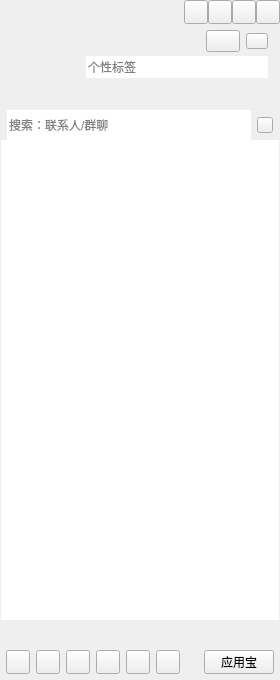
<?xml version="1.0" encoding="UTF-8"?>
<ui version="4.0">
 <class>CCMainWindowClass</class>
 <widget class="QWidget" name="CCMainWindowClass">
  <property name="geometry">
   <rect>
    <x>0</x>
    <y>0</y>
    <width>280</width>
    <height>680</height>
   </rect>
  </property>
  <property name="minimumSize">
   <size>
    <width>280</width>
    <height>680</height>
   </size>
  </property>
  <property name="windowTitle">
   <string>CCMainWindow</string>
  </property>
  <layout class="QVBoxLayout" name="verticalLayout_6">
   <property name="spacing">
    <number>0</number>
   </property>
   <property name="leftMargin">
    <number>0</number>
   </property>
   <property name="topMargin">
    <number>0</number>
   </property>
   <property name="rightMargin">
    <number>0</number>
   </property>
   <property name="bottomMargin">
    <number>0</number>
   </property>
   <item>
    <widget class="QWidget" name="titleWidget" native="true">
     <property name="sizePolicy">
      <sizepolicy hsizetype="Expanding" vsizetype="Preferred">
       <horstretch>0</horstretch>
       <verstretch>0</verstretch>
      </sizepolicy>
     </property>
     <property name="titleskin" stdset="0">
      <bool>true</bool>
     </property>
     <layout class="QVBoxLayout" name="verticalLayout_2">
      <property name="spacing">
       <number>0</number>
      </property>
      <property name="leftMargin">
       <number>0</number>
      </property>
      <property name="topMargin">
       <number>0</number>
      </property>
      <property name="rightMargin">
       <number>0</number>
      </property>
      <property name="bottomMargin">
       <number>0</number>
      </property>
      <item>
       <layout class="QHBoxLayout" name="horizontalLayout">
        <property name="spacing">
         <number>0</number>
        </property>
        <property name="leftMargin">
         <number>12</number>
        </property>
        <item>
         <widget class="QLabel" name="titleIcon">
          <property name="sizePolicy">
           <sizepolicy hsizetype="Fixed" vsizetype="Fixed">
            <horstretch>0</horstretch>
            <verstretch>0</verstretch>
           </sizepolicy>
          </property>
          <property name="minimumSize">
           <size>
            <width>42</width>
            <height>18</height>
           </size>
          </property>
          <property name="maximumSize">
           <size>
            <width>42</width>
            <height>18</height>
           </size>
          </property>
          <property name="text">
           <string/>
          </property>
         </widget>
        </item>
        <item>
         <spacer name="horizontalSpacer">
          <property name="orientation">
           <enum>Qt::Orientation::Horizontal</enum>
          </property>
          <property name="sizeHint" stdset="0">
           <size>
            <width>40</width>
            <height>20</height>
           </size>
          </property>
         </spacer>
        </item>
        <item>
         <widget class="QPushButton" name="placehold1">
          <property name="sizePolicy">
           <sizepolicy hsizetype="Fixed" vsizetype="Fixed">
            <horstretch>0</horstretch>
            <verstretch>0</verstretch>
           </sizepolicy>
          </property>
          <property name="minimumSize">
           <size>
            <width>24</width>
            <height>24</height>
           </size>
          </property>
          <property name="maximumSize">
           <size>
            <width>24</width>
            <height>24</height>
           </size>
          </property>
          <property name="text">
           <string/>
          </property>
         </widget>
        </item>
        <item>
         <widget class="QPushButton" name="placehold2">
          <property name="sizePolicy">
           <sizepolicy hsizetype="Fixed" vsizetype="Fixed">
            <horstretch>0</horstretch>
            <verstretch>0</verstretch>
           </sizepolicy>
          </property>
          <property name="minimumSize">
           <size>
            <width>24</width>
            <height>24</height>
           </size>
          </property>
          <property name="maximumSize">
           <size>
            <width>24</width>
            <height>24</height>
           </size>
          </property>
          <property name="text">
           <string/>
          </property>
         </widget>
        </item>
        <item>
         <widget class="QPushButton" name="sysmin">
          <property name="sizePolicy">
           <sizepolicy hsizetype="Fixed" vsizetype="Fixed">
            <horstretch>0</horstretch>
            <verstretch>0</verstretch>
           </sizepolicy>
          </property>
          <property name="minimumSize">
           <size>
            <width>24</width>
            <height>24</height>
           </size>
          </property>
          <property name="maximumSize">
           <size>
            <width>24</width>
            <height>24</height>
           </size>
          </property>
          <property name="text">
           <string/>
          </property>
         </widget>
        </item>
        <item>
         <widget class="QPushButton" name="sysclose">
          <property name="sizePolicy">
           <sizepolicy hsizetype="Fixed" vsizetype="Fixed">
            <horstretch>0</horstretch>
            <verstretch>0</verstretch>
           </sizepolicy>
          </property>
          <property name="minimumSize">
           <size>
            <width>24</width>
            <height>24</height>
           </size>
          </property>
          <property name="maximumSize">
           <size>
            <width>24</width>
            <height>24</height>
           </size>
          </property>
          <property name="text">
           <string/>
          </property>
         </widget>
        </item>
       </layout>
      </item>
      <item>
       <layout class="QHBoxLayout" name="horizontalLayout_3">
        <property name="leftMargin">
         <number>12</number>
        </property>
        <property name="topMargin">
         <number>6</number>
        </property>
        <property name="rightMargin">
         <number>12</number>
        </property>
        <property name="bottomMargin">
         <number>6</number>
        </property>
        <item>
         <widget class="QLabel" name="headLabel">
          <property name="sizePolicy">
           <sizepolicy hsizetype="Fixed" vsizetype="Fixed">
            <horstretch>0</horstretch>
            <verstretch>0</verstretch>
           </sizepolicy>
          </property>
          <property name="minimumSize">
           <size>
            <width>68</width>
            <height>68</height>
           </size>
          </property>
          <property name="maximumSize">
           <size>
            <width>68</width>
            <height>68</height>
           </size>
          </property>
          <property name="text">
           <string/>
          </property>
         </widget>
        </item>
        <item>
         <layout class="QVBoxLayout" name="verticalLayout">
          <property name="spacing">
           <number>4</number>
          </property>
          <item>
           <layout class="QHBoxLayout" name="horizontalLayout_2">
            <property name="spacing">
             <number>6</number>
            </property>
            <item>
             <widget class="QLabel" name="nameLabel">
              <property name="sizePolicy">
               <sizepolicy hsizetype="Expanding" vsizetype="Fixed">
                <horstretch>0</horstretch>
                <verstretch>0</verstretch>
               </sizepolicy>
              </property>
              <property name="minimumSize">
               <size>
                <width>0</width>
                <height>22</height>
               </size>
              </property>
              <property name="maximumSize">
               <size>
                <width>16777215</width>
                <height>22</height>
               </size>
              </property>
              <property name="styleSheet">
               <string notr="true">color:rgb(255, 255, 255);
font:75 12pt &quot;微软雅黑&quot;;
</string>
              </property>
              <property name="text">
               <string/>
              </property>
             </widget>
            </item>
            <item>
             <widget class="QPushButton" name="stausBtn">
              <property name="sizePolicy">
               <sizepolicy hsizetype="Fixed" vsizetype="Fixed">
                <horstretch>0</horstretch>
                <verstretch>0</verstretch>
               </sizepolicy>
              </property>
              <property name="minimumSize">
               <size>
                <width>34</width>
                <height>22</height>
               </size>
              </property>
              <property name="maximumSize">
               <size>
                <width>34</width>
                <height>22</height>
               </size>
              </property>
              <property name="text">
               <string/>
              </property>
              <property name="hasborder" stdset="0">
               <bool>true</bool>
              </property>
             </widget>
            </item>
            <item>
             <widget class="QPushButton" name="levelBtn">
              <property name="sizePolicy">
               <sizepolicy hsizetype="Fixed" vsizetype="Fixed">
                <horstretch>0</horstretch>
                <verstretch>0</verstretch>
               </sizepolicy>
              </property>
              <property name="minimumSize">
               <size>
                <width>22</width>
                <height>16</height>
               </size>
              </property>
              <property name="maximumSize">
               <size>
                <width>22</width>
                <height>16</height>
               </size>
              </property>
              <property name="text">
               <string/>
              </property>
              <property name="hasborder" stdset="0">
               <bool>true</bool>
              </property>
             </widget>
            </item>
           </layout>
          </item>
          <item>
           <widget class="QLineEdit" name="lineEdit">
            <property name="minimumSize">
             <size>
              <width>0</width>
              <height>22</height>
             </size>
            </property>
            <property name="maximumSize">
             <size>
              <width>16777215</width>
              <height>22</height>
             </size>
            </property>
            <property name="frame">
             <bool>false</bool>
            </property>
            <property name="placeholderText">
             <string>个性标签</string>
            </property>
           </widget>
          </item>
          <item>
           <widget class="QWidget" name="appWidget" native="true">
            <property name="sizePolicy">
             <sizepolicy hsizetype="Expanding" vsizetype="Fixed">
              <horstretch>0</horstretch>
              <verstretch>0</verstretch>
             </sizepolicy>
            </property>
            <property name="minimumSize">
             <size>
              <width>0</width>
              <height>22</height>
             </size>
            </property>
            <property name="maximumSize">
             <size>
              <width>16777215</width>
              <height>22</height>
             </size>
            </property>
           </widget>
          </item>
         </layout>
        </item>
       </layout>
      </item>
     </layout>
    </widget>
   </item>
   <item>
    <widget class="QWidget" name="widget" native="true">
     <property name="sizePolicy">
      <sizepolicy hsizetype="Expanding" vsizetype="Expanding">
       <horstretch>0</horstretch>
       <verstretch>0</verstretch>
      </sizepolicy>
     </property>
     <layout class="QVBoxLayout" name="verticalLayout_4">
      <property name="spacing">
       <number>0</number>
      </property>
      <property name="leftMargin">
       <number>1</number>
      </property>
      <property name="topMargin">
       <number>0</number>
      </property>
      <property name="rightMargin">
       <number>1</number>
      </property>
      <property name="bottomMargin">
       <number>0</number>
      </property>
      <item>
       <widget class="QWidget" name="searchWidget" native="true">
        <property name="sizePolicy">
         <sizepolicy hsizetype="Expanding" vsizetype="Fixed">
          <horstretch>0</horstretch>
          <verstretch>0</verstretch>
         </sizepolicy>
        </property>
        <property name="minimumSize">
         <size>
          <width>0</width>
          <height>30</height>
         </size>
        </property>
        <property name="maximumSize">
         <size>
          <width>16777215</width>
          <height>30</height>
         </size>
        </property>
        <layout class="QHBoxLayout" name="horizontalLayout_4">
         <property name="spacing">
          <number>6</number>
         </property>
         <property name="leftMargin">
          <number>6</number>
         </property>
         <property name="topMargin">
          <number>0</number>
         </property>
         <property name="rightMargin">
          <number>6</number>
         </property>
         <property name="bottomMargin">
          <number>0</number>
         </property>
         <item>
          <widget class="QLineEdit" name="searchLineEdit">
           <property name="minimumSize">
            <size>
             <width>0</width>
             <height>30</height>
            </size>
           </property>
           <property name="maximumSize">
            <size>
             <width>16777215</width>
             <height>30</height>
            </size>
           </property>
           <property name="frame">
            <bool>false</bool>
           </property>
           <property name="placeholderText">
            <string>搜索：联系人/群聊</string>
           </property>
          </widget>
         </item>
         <item>
          <widget class="QPushButton" name="searchBtn">
           <property name="sizePolicy">
            <sizepolicy hsizetype="Fixed" vsizetype="Fixed">
             <horstretch>0</horstretch>
             <verstretch>0</verstretch>
            </sizepolicy>
           </property>
           <property name="minimumSize">
            <size>
             <width>16</width>
             <height>16</height>
            </size>
           </property>
           <property name="maximumSize">
            <size>
             <width>16</width>
             <height>16</height>
            </size>
           </property>
           <property name="text">
            <string/>
           </property>
          </widget>
         </item>
        </layout>
       </widget>
      </item>
      <item>
       <widget class="QScrollArea" name="scrollArea">
        <property name="frameShape">
         <enum>QFrame::Shape::NoFrame</enum>
        </property>
        <property name="widgetResizable">
         <bool>true</bool>
        </property>
        <widget class="QWidget" name="scrollAreaWidgetContents">
         <property name="geometry">
          <rect>
           <x>0</x>
           <y>0</y>
           <width>278</width>
           <height>474</height>
          </rect>
         </property>
         <property name="sizePolicy">
          <sizepolicy hsizetype="Expanding" vsizetype="Expanding">
           <horstretch>0</horstretch>
           <verstretch>0</verstretch>
          </sizepolicy>
         </property>
         <layout class="QVBoxLayout" name="verticalLayout_3">
          <property name="spacing">
           <number>0</number>
          </property>
          <property name="leftMargin">
           <number>0</number>
          </property>
          <property name="topMargin">
           <number>0</number>
          </property>
          <property name="rightMargin">
           <number>0</number>
          </property>
          <property name="bottomMargin">
           <number>0</number>
          </property>
          <item>
           <widget class="QTreeWidget" name="treeWidget">
            <property name="frameShape">
             <enum>QFrame::Shape::NoFrame</enum>
            </property>
            <property name="verticalScrollBarPolicy">
             <enum>Qt::ScrollBarPolicy::ScrollBarAlwaysOff</enum>
            </property>
            <property name="horizontalScrollBarPolicy">
             <enum>Qt::ScrollBarPolicy::ScrollBarAlwaysOff</enum>
            </property>
            <property name="editTriggers">
             <set>QAbstractItemView::EditTrigger::AllEditTriggers</set>
            </property>
            <property name="indentation">
             <number>0</number>
            </property>
            <property name="headerHidden">
             <bool>true</bool>
            </property>
            <property name="expandsOnDoubleClick">
             <bool>false</bool>
            </property>
            <column>
             <property name="text">
              <string notr="true">1</string>
             </property>
            </column>
           </widget>
          </item>
         </layout>
        </widget>
       </widget>
      </item>
     </layout>
    </widget>
   </item>
   <item>
    <widget class="QWidget" name="bottomWidget" native="true">
     <property name="sizePolicy">
      <sizepolicy hsizetype="Expanding" vsizetype="Fixed">
       <horstretch>0</horstretch>
       <verstretch>0</verstretch>
      </sizepolicy>
     </property>
     <property name="minimumSize">
      <size>
       <width>0</width>
       <height>60</height>
      </size>
     </property>
     <property name="maximumSize">
      <size>
       <width>16777215</width>
       <height>60</height>
      </size>
     </property>
     <property name="bottomskin" stdset="0">
      <bool>true</bool>
     </property>
     <layout class="QVBoxLayout" name="verticalLayout_5" stretch="1,1">
      <property name="leftMargin">
       <number>6</number>
      </property>
      <property name="topMargin">
       <number>6</number>
      </property>
      <property name="rightMargin">
       <number>6</number>
      </property>
      <property name="bottomMargin">
       <number>6</number>
      </property>
      <item>
       <layout class="QHBoxLayout" name="bottomLayout_up"/>
      </item>
      <item>
       <layout class="QHBoxLayout" name="horizontalLayout_5">
        <item>
         <widget class="QPushButton" name="bottomBtn_1">
          <property name="sizePolicy">
           <sizepolicy hsizetype="Fixed" vsizetype="Fixed">
            <horstretch>0</horstretch>
            <verstretch>0</verstretch>
           </sizepolicy>
          </property>
          <property name="minimumSize">
           <size>
            <width>24</width>
            <height>24</height>
           </size>
          </property>
          <property name="maximumSize">
           <size>
            <width>24</width>
            <height>24</height>
           </size>
          </property>
          <property name="text">
           <string/>
          </property>
         </widget>
        </item>
        <item>
         <widget class="QPushButton" name="bottomBtn_2">
          <property name="sizePolicy">
           <sizepolicy hsizetype="Fixed" vsizetype="Fixed">
            <horstretch>0</horstretch>
            <verstretch>0</verstretch>
           </sizepolicy>
          </property>
          <property name="minimumSize">
           <size>
            <width>24</width>
            <height>24</height>
           </size>
          </property>
          <property name="maximumSize">
           <size>
            <width>24</width>
            <height>24</height>
           </size>
          </property>
          <property name="text">
           <string/>
          </property>
         </widget>
        </item>
        <item>
         <widget class="QPushButton" name="bottomBtn_3">
          <property name="sizePolicy">
           <sizepolicy hsizetype="Fixed" vsizetype="Fixed">
            <horstretch>0</horstretch>
            <verstretch>0</verstretch>
           </sizepolicy>
          </property>
          <property name="minimumSize">
           <size>
            <width>24</width>
            <height>24</height>
           </size>
          </property>
          <property name="maximumSize">
           <size>
            <width>24</width>
            <height>24</height>
           </size>
          </property>
          <property name="text">
           <string/>
          </property>
         </widget>
        </item>
        <item>
         <widget class="QPushButton" name="bottomBtn_4">
          <property name="sizePolicy">
           <sizepolicy hsizetype="Fixed" vsizetype="Fixed">
            <horstretch>0</horstretch>
            <verstretch>0</verstretch>
           </sizepolicy>
          </property>
          <property name="minimumSize">
           <size>
            <width>24</width>
            <height>24</height>
           </size>
          </property>
          <property name="maximumSize">
           <size>
            <width>24</width>
            <height>24</height>
           </size>
          </property>
          <property name="text">
           <string/>
          </property>
         </widget>
        </item>
        <item>
         <widget class="QPushButton" name="bottomBtn_5">
          <property name="sizePolicy">
           <sizepolicy hsizetype="Fixed" vsizetype="Fixed">
            <horstretch>0</horstretch>
            <verstretch>0</verstretch>
           </sizepolicy>
          </property>
          <property name="minimumSize">
           <size>
            <width>24</width>
            <height>24</height>
           </size>
          </property>
          <property name="maximumSize">
           <size>
            <width>24</width>
            <height>24</height>
           </size>
          </property>
          <property name="text">
           <string/>
          </property>
         </widget>
        </item>
        <item>
         <widget class="QPushButton" name="bottomBtn_6">
          <property name="sizePolicy">
           <sizepolicy hsizetype="Fixed" vsizetype="Fixed">
            <horstretch>0</horstretch>
            <verstretch>0</verstretch>
           </sizepolicy>
          </property>
          <property name="minimumSize">
           <size>
            <width>24</width>
            <height>24</height>
           </size>
          </property>
          <property name="maximumSize">
           <size>
            <width>24</width>
            <height>24</height>
           </size>
          </property>
          <property name="text">
           <string/>
          </property>
         </widget>
        </item>
        <item>
         <spacer name="horizontalSpacer_2">
          <property name="orientation">
           <enum>Qt::Orientation::Horizontal</enum>
          </property>
          <property name="sizeHint" stdset="0">
           <size>
            <width>28</width>
            <height>20</height>
           </size>
          </property>
         </spacer>
        </item>
        <item>
         <widget class="QPushButton" name="bottomBtn_7">
          <property name="sizePolicy">
           <sizepolicy hsizetype="Preferred" vsizetype="Fixed">
            <horstretch>0</horstretch>
            <verstretch>0</verstretch>
           </sizepolicy>
          </property>
          <property name="minimumSize">
           <size>
            <width>24</width>
            <height>24</height>
           </size>
          </property>
          <property name="maximumSize">
           <size>
            <width>86</width>
            <height>24</height>
           </size>
          </property>
          <property name="text">
           <string>应用宝</string>
          </property>
         </widget>
        </item>
       </layout>
      </item>
     </layout>
    </widget>
   </item>
  </layout>
 </widget>
 <layoutdefault spacing="6" margin="11"/>
 <resources/>
 <connections/>
</ui>
